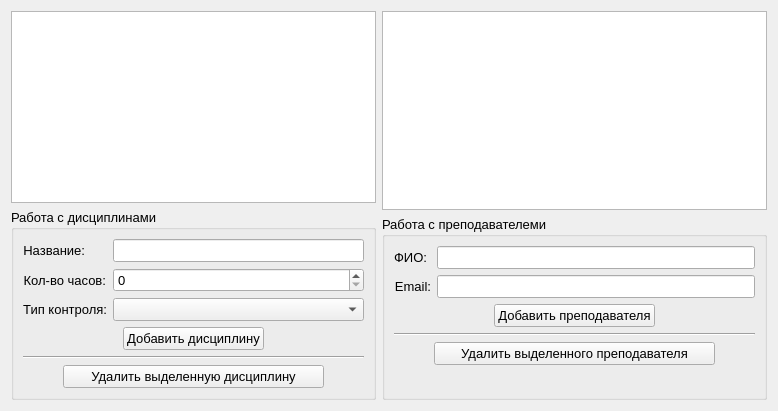
      <widget class="QWidget" name="tab_3">
       <property name="font">
        <font>
         <pointsize>10</pointsize>
        </font>
       </property>
       <property name="autoFillBackground">
        <bool>true</bool>
       </property>
       <attribute name="title">
        <string>Дисциплины и преподаватели</string>
       </attribute>
       <layout class="QHBoxLayout" name="horizontalLayout_13">
        <item>
         <layout class="QVBoxLayout" name="verticalLayout_11">
          <item>
           <widget class="QListView" name="lView_subjects"/>
          </item>
          <item>
           <widget class="QGroupBox" name="grBox_workTeacher_3">
            <property name="title">
             <string>Работа с дисциплинами</string>
            </property>
            <layout class="QVBoxLayout" name="verticalLayout_10">
             <item>
              <layout class="QFormLayout" name="formLayout_9">
               <item row="0" column="0">
                <widget class="QLabel" name="lb_name__tab3">
                 <property name="text">
                  <string>Название:</string>
                 </property>
                 <property name="alignment">
                  <set>Qt::AlignRight|Qt::AlignTrailing|Qt::AlignVCenter</set>
                 </property>
                </widget>
               </item>
               <item row="0" column="1">
                <widget class="QLineEdit" name="lEdit_name_tab3"/>
               </item>
               <item row="2" column="0">
                <widget class="QLabel" name="lb_check_type_tab3">
                 <property name="text">
                  <string>Тип контроля:</string>
                 </property>
                 <property name="alignment">
                  <set>Qt::AlignRight|Qt::AlignTrailing|Qt::AlignVCenter</set>
                 </property>
                </widget>
               </item>
               <item row="1" column="0">
                <widget class="QLabel" name="lb_hours_tab3">
                 <property name="text">
                  <string>Кол-во часов:</string>
                 </property>
                 <property name="alignment">
                  <set>Qt::AlignRight|Qt::AlignTrailing|Qt::AlignVCenter</set>
                 </property>
                </widget>
               </item>
               <item row="1" column="1">
                <widget class="QSpinBox" name="sBox_hours_tab3"/>
               </item>
               <item row="2" column="1">
                <widget class="QComboBox" name="cBox_check_type"/>
               </item>
              </layout>
             </item>
             <item>
              <layout class="QHBoxLayout" name="horizontalLayout_11">
               <item>
                <spacer name="horizontalSpacer_13">
                 <property name="orientation">
                  <enum>Qt::Horizontal</enum>
                 </property>
                 <property name="sizeType">
                  <enum>QSizePolicy::Preferred</enum>
                 </property>
                 <property name="sizeHint" stdset="0">
                  <size>
                   <width>100</width>
                   <height>20</height>
                  </size>
                 </property>
                </spacer>
               </item>
               <item>
                <widget class="QPushButton" name="but_addSubject">
                 <property name="text">
                  <string>Добавить дисциплину</string>
                 </property>
                </widget>
               </item>
               <item>
                <spacer name="horizontalSpacer_14">
                 <property name="orientation">
                  <enum>Qt::Horizontal</enum>
                 </property>
                 <property name="sizeType">
                  <enum>QSizePolicy::Preferred</enum>
                 </property>
                 <property name="sizeHint" stdset="0">
                  <size>
                   <width>100</width>
                   <height>20</height>
                  </size>
                 </property>
                </spacer>
               </item>
              </layout>
             </item>
             <item>
              <widget class="Line" name="line_6">
               <property name="orientation">
                <enum>Qt::Horizontal</enum>
               </property>
              </widget>
             </item>
             <item>
              <layout class="QHBoxLayout" name="horizontalLayout_12">
               <item>
                <spacer name="horizontalSpacer_15">
                 <property name="orientation">
                  <enum>Qt::Horizontal</enum>
                 </property>
                 <property name="sizeType">
                  <enum>QSizePolicy::Preferred</enum>
                 </property>
                 <property name="sizeHint" stdset="0">
                  <size>
                   <width>40</width>
                   <height>20</height>
                  </size>
                 </property>
                </spacer>
               </item>
               <item>
                <widget class="QPushButton" name="but_deleteSubject">
                 <property name="text">
                  <string>Удалить выделенную дисциплину</string>
                 </property>
                </widget>
               </item>
               <item>
                <spacer name="horizontalSpacer_16">
                 <property name="orientation">
                  <enum>Qt::Horizontal</enum>
                 </property>
                 <property name="sizeType">
                  <enum>QSizePolicy::Preferred</enum>
                 </property>
                 <property name="sizeHint" stdset="0">
                  <size>
                   <width>40</width>
                   <height>20</height>
                  </size>
                 </property>
                </spacer>
               </item>
              </layout>
             </item>
            </layout>
           </widget>
          </item>
         </layout>
        </item>
        <item>
         <layout class="QVBoxLayout" name="verticalLayout_12">
          <item>
           <widget class="QListView" name="lView_teachers"/>
          </item>
          <item>
           <widget class="QGroupBox" name="grBox_workTeacher_2">
            <property name="title">
             <string>Работа с преподавателеми</string>
            </property>
            <layout class="QVBoxLayout" name="verticalLayout_9">
             <item>
              <layout class="QFormLayout" name="formLayout_7">
               <item row="0" column="0">
                <widget class="QLabel" name="lb_fullName__tab3">
                 <property name="text">
                  <string>ФИО:</string>
                 </property>
                 <property name="alignment">
                  <set>Qt::AlignRight|Qt::AlignTrailing|Qt::AlignVCenter</set>
                 </property>
                </widget>
               </item>
               <item row="0" column="1">
                <widget class="QLineEdit" name="lEdit_fullName_tab3"/>
               </item>
               <item row="1" column="0">
                <widget class="QLabel" name="lb_email_tab3">
                 <property name="text">
                  <string>Email:</string>
                 </property>
                 <property name="alignment">
                  <set>Qt::AlignRight|Qt::AlignTrailing|Qt::AlignVCenter</set>
                 </property>
                </widget>
               </item>
               <item row="1" column="1">
                <widget class="QLineEdit" name="lEdit_email_tab3"/>
               </item>
              </layout>
             </item>
             <item>
              <layout class="QHBoxLayout" name="horizontalLayout_9">
               <item>
                <spacer name="horizontalSpacer_9">
                 <property name="orientation">
                  <enum>Qt::Horizontal</enum>
                 </property>
                 <property name="sizeType">
                  <enum>QSizePolicy::Preferred</enum>
                 </property>
                 <property name="sizeHint" stdset="0">
                  <size>
                   <width>100</width>
                   <height>20</height>
                  </size>
                 </property>
                </spacer>
               </item>
               <item>
                <widget class="QPushButton" name="but_addTeacher">
                 <property name="text">
                  <string>Добавить преподавателя</string>
                 </property>
                </widget>
               </item>
               <item>
                <spacer name="horizontalSpacer_10">
                 <property name="orientation">
                  <enum>Qt::Horizontal</enum>
                 </property>
                 <property name="sizeType">
                  <enum>QSizePolicy::Preferred</enum>
                 </property>
                 <property name="sizeHint" stdset="0">
                  <size>
                   <width>100</width>
                   <height>20</height>
                  </size>
                 </property>
                </spacer>
               </item>
              </layout>
             </item>
             <item>
              <widget class="Line" name="line_5">
               <property name="orientation">
                <enum>Qt::Horizontal</enum>
               </property>
              </widget>
             </item>
             <item>
              <layout class="QHBoxLayout" name="horizontalLayout_10">
               <item>
                <spacer name="horizontalSpacer_11">
                 <property name="orientation">
                  <enum>Qt::Horizontal</enum>
                 </property>
                 <property name="sizeType">
                  <enum>QSizePolicy::Preferred</enum>
                 </property>
                 <property name="sizeHint" stdset="0">
                  <size>
                   <width>40</width>
                   <height>20</height>
                  </size>
                 </property>
                </spacer>
               </item>
               <item>
                <widget class="QPushButton" name="but_deleteTeacher">
                 <property name="text">
                  <string>Удалить выделенного преподавателя</string>
                 </property>
                </widget>
               </item>
               <item>
                <spacer name="horizontalSpacer_12">
                 <property name="orientation">
                  <enum>Qt::Horizontal</enum>
                 </property>
                 <property name="sizeType">
                  <enum>QSizePolicy::Preferred</enum>
                 </property>
                 <property name="sizeHint" stdset="0">
                  <size>
                   <width>40</width>
                   <height>20</height>
                  </size>
                 </property>
                </spacer>
               </item>
              </layout>
             </item>
             <item>
              <spacer name="verticalSpacer_3">
               <property name="orientation">
                <enum>Qt::Vertical</enum>
               </property>
               <property name="sizeType">
                <enum>QSizePolicy::Fixed</enum>
               </property>
               <property name="sizeHint" stdset="0">
                <size>
                 <width>20</width>
                 <height>23</height>
                </size>
               </property>
              </spacer>
             </item>
            </layout>
           </widget>
          </item>
         </layout>
        </item>
       </layout>
      </widget>
